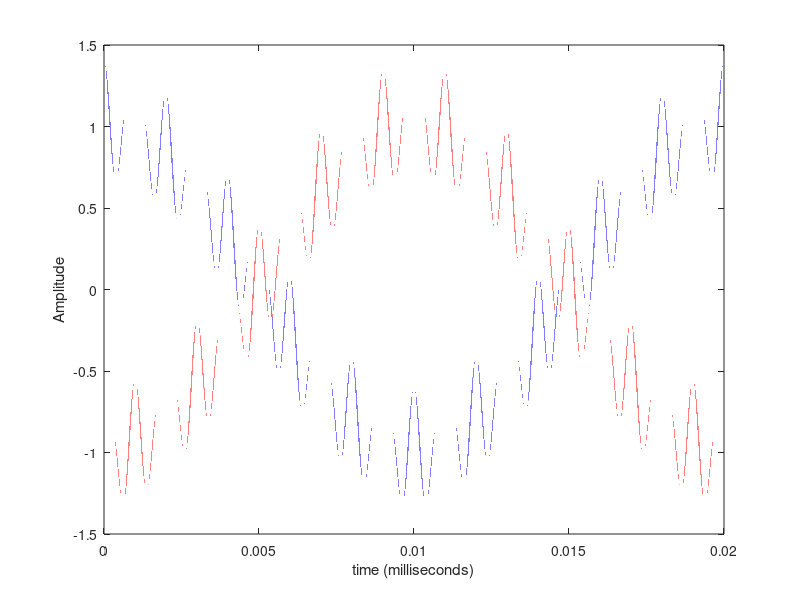
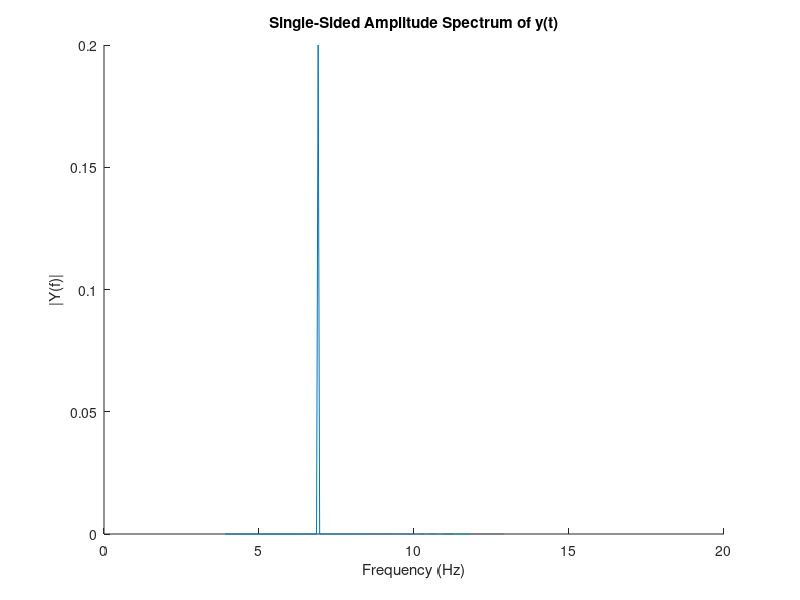

MATLAB code for these plots, in order:
clear all;

fs = 100*(10^6);  %sample frequency in Hz
T  = 1/fs;        %sample period in sec
L  = 2*10^6;        %signal length
t  = (0:L-1) * T; %time vector

A1 = 1.0; %amplitude of x1 (first signal)
A2 = 0.2; %amplitude of x2 (second signal)
A3 = 0.2; %amplitude of x3 (Third signal)

f1 = 50;   %frequency of x1
f2 = 1000;  %frequency of x2
f3 = 1500;  %frequency of x2

x1 = A1*cos(2*pi*f1*t); % Vo*Sin(w1t)    
x2 = A2*cos(2*pi*f2*t); % Vcm*cos(w2t)
x3 = A3*cos(2*pi*f3*t); % Vdm*cos(w3t)

y1 = x1+x2+x3;
y2 = -x1+x2-x3;

% Computing Vcm and Vdm in time domain
Vcm_td = (y1+y2)/2;

Vdm_td = (y1-y2)/2;

%%
%Plot signal
figure;
set(gcf,'Color','w'); %Make the figure background white

plot(t,y1); % Plot time domain Vphase and Vneutral
hold on;
plot(t,y2);
% hold on;
% plot(t,x3);
% set(gca,'Box','on'); %Axes on left and bottom only
% str = sprintf('Signal with %dHz and %dHz components',f1,f2);
% title(str);
xlabel('time (milliseconds)');
ylabel('Amplitude');


%%
%Calculate spectrum
Y = fft(Vcm_td)/L;
ampY = 2*abs(Y(1:L/2+1));
f = fs/2*linspace(0,1,L/2+1);
% i = L/fs * (max(f1,f2)) + 1; %show only part of the spectrum

%Plot spectrum.
figure;
set(gcf,'Color','w');  %Make the figure background white
% plot(f(1:i), ampY(1:i));
plot(log(f), ampY);
set(gca,'Box','off');  %Axes on left and bottom only
title('Single-Sided Amplitude Spectrum of y(t)');
xlabel('Frequency (Hz)');
ylabel('|Y(f)|');